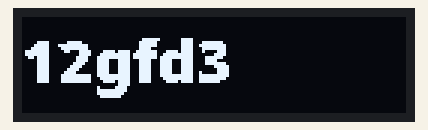
Bench run of a program on a simulated Raspberry Pi (BCM pin numbers). Parts: 128×32 one-colour display. Text uses the font file from the repository.

Above: at 0.2 s.

The program:

oled.py
```python
import time
import sys
import os
from datetime import datetime

from PIL import Image
from PIL import ImageDraw
from PIL import ImageFont

import Adafruit_SSD1306

FONT_SIZE = 20


disp = Adafruit_SSD1306.SSD1306_128_32(rst=0)

disp.begin()
disp.clear()
disp.display()

width = disp.width
height = disp.height

image = Image.new('1', (width, height))
draw = ImageDraw.Draw(image)

font=ImageFont.truetype("/home/pi/Desktop/fonts/NotoSans-Black.ttf", FONT_SIZE)
#font = ImageFont.load_default()
try:
    while True:
        load = os.getloadavg()

        draw.rectangle((0, 0, width, height), outline=0, fill=0)
        draw.text((0, 0), '12gfd3', font=font,fill=255)
        disp.image(image)
        disp.display()
        time.sleep(0.2)
except KeyboardInterrupt:
    print('fuck')
finally:
    disp.clear()
    disp.display()
```
